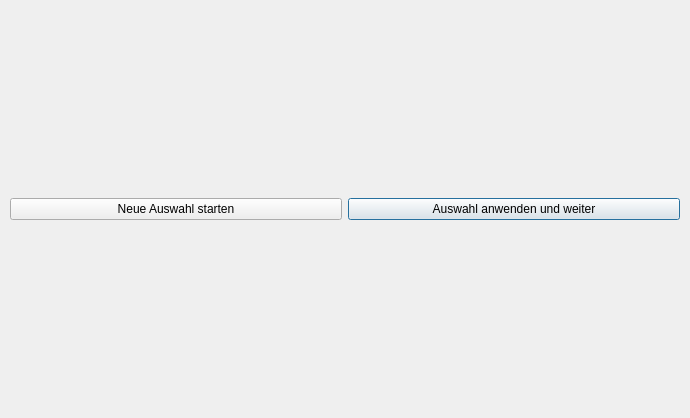
<?xml version="1.0" encoding="UTF-8"?>
<ui version="4.0">
 <class>MainWindow</class>
 <widget class="QMainWindow" name="XrayRegionSelection">
  <property name="geometry">
   <rect>
    <x>0</x>
    <y>0</y>
    <width>690</width>
    <height>418</height>
   </rect>
  </property>
  <property name="windowTitle">
   <string>Auswahl des Ösophagus auf dem Röntgenbild</string>
  </property>
  <widget class="QWidget" name="centralwidget">
   <layout class="QGridLayout" name="gridLayout_2">
    <property name="leftMargin">
     <number>10</number>
    </property>
    <property name="topMargin">
     <number>10</number>
    </property>
    <property name="rightMargin">
     <number>10</number>
    </property>
    <property name="bottomMargin">
     <number>10</number>
    </property>
    <item row="1" column="0">
     <widget class="QPushButton" name="reset_button">
      <property name="text">
       <string>Neue Auswahl starten</string>
      </property>
     </widget>
    </item>
    <item row="1" column="1">
     <widget class="QPushButton" name="apply_button">
      <property name="sizePolicy">
       <sizepolicy hsizetype="Preferred" vsizetype="Fixed">
        <horstretch>0</horstretch>
        <verstretch>0</verstretch>
       </sizepolicy>
      </property>
      <property name="text">
       <string>Auswahl anwenden und weiter</string>
      </property>
      <property name="default">
       <bool>true</bool>
      </property>
     </widget>
    </item>
    <item row="0" column="0" colspan="2">
     <layout class="QGridLayout" name="gridLayout"/>
    </item>
   </layout>
  </widget>
  <widget class="QMenuBar" name="menubar">
   <property name="geometry">
    <rect>
     <x>0</x>
     <y>0</y>
     <width>694</width>
     <height>22</height>
    </rect>
   </property>
  </widget>
 </widget>
 <resources/>
 <connections/>
</ui>
